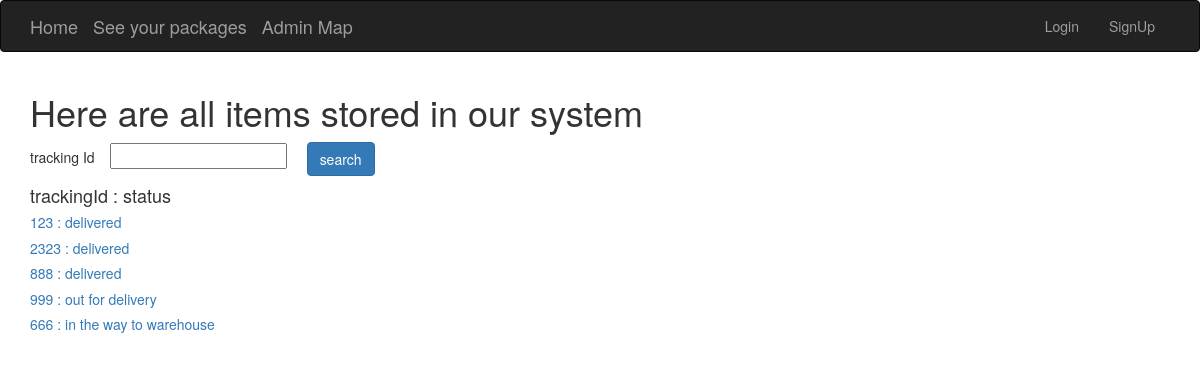
Before: /apps/all_list/ with the older database file.
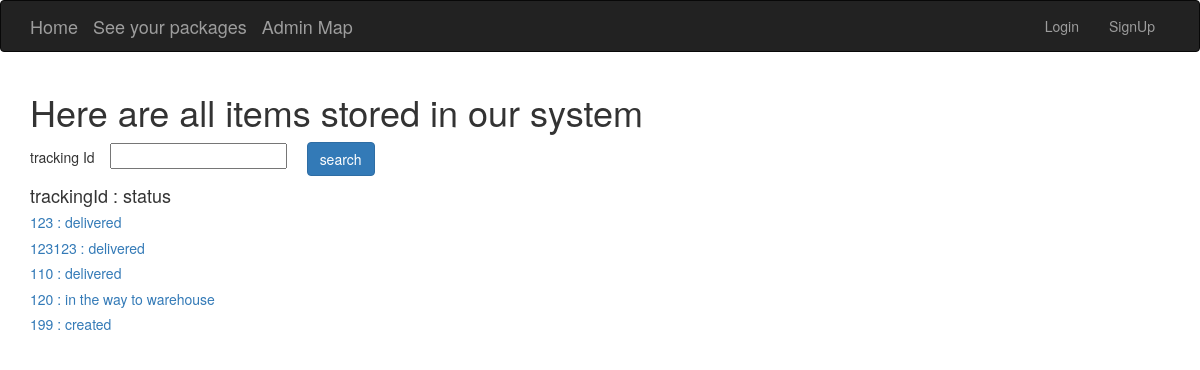
After: the same page with the newer database file.
### apps/models.py (models this page shows, shortened)
class Tracking(models.Model):
    tracking_id = models.IntegerField(default=0)
    trunk_id = models.IntegerField(blank=True, null=True)
    to_x = models.IntegerField(blank=True, null=True)
    to_y = models.IntegerField(blank=True, null=True)
    finished = models.BooleanField(default=False)
    assigned_trunk = models.BooleanField(default=False)
    is_prime = models.BooleanField(default=False)
    warehouse_id = models.IntegerField(default=0)
    user = models.ForeignKey(User, blank=True, null=True, on_delete=models.CASCADE, related_name="trackings")

### apps/views.py (the view)
def home(request):
    trackings = []
    tracking_statuses = []
    for tracking in Tracking.objects.all():
        tracking.strStatus = getStatus(tracking)
        trackings.append(tracking)
    return render(request, "apps/all_list.html", {"trackings":trackings})

### apps/views.py (called while the page is built)
def intToStatus(num):
    if num == 0:
        return "idle"
    elif num == 1:
        return "in the way to warehouse"
    elif num == 2:
        return "waiting for loading"
    elif num == 3:
        return "out for delivery"
    else:
        return "delivered"

def getStatus(tracking):
    if tracking.finished:
        return "delivered"
    elif not tracking.assigned_trunk:
        return "created"
    else:
        return intToStatus(Trunk.objects.get(trunk_id=tracking.trunk_id).status)

### apps/templates/apps/all_list.html (shortened to what this page needs)
{% extends 'base.html' %}
{% block content %}
<h1>Here are all items stored in our system</h1>
tracking Id &nbsp&nbsp
<input type="text" id="input_box" />&nbsp&nbsp&nbsp&nbsp
<input type="button" onclick="search();" name="search" class="btn btn-primary" id="search_button" value="search" />
<br/>
<h4>trackingId : status</h4>
{% for tracking in trackings %}
<a href="{%url 'apps:tracking_detail' tracking.tracking_id%}"><h5>{{tracking.tracking_id}} : {{tracking.strStatus}}</h5></a>
{% endfor %}
{% endblock %}

Changed rows visible on the page:
removed Tracking: tracking_id "2323", strStatus "delivered"
removed Tracking: tracking_id "888", strStatus "delivered"
removed Tracking: tracking_id "999", strStatus "out for delivery"
removed Tracking: tracking_id "666", strStatus "in the way to warehouse"
added Tracking: tracking_id "123123", strStatus "delivered"
added Tracking: tracking_id "110", strStatus "delivered"
added Tracking: tracking_id "120", strStatus "in the way to warehouse"
added Tracking: tracking_id "199", strStatus "created"
